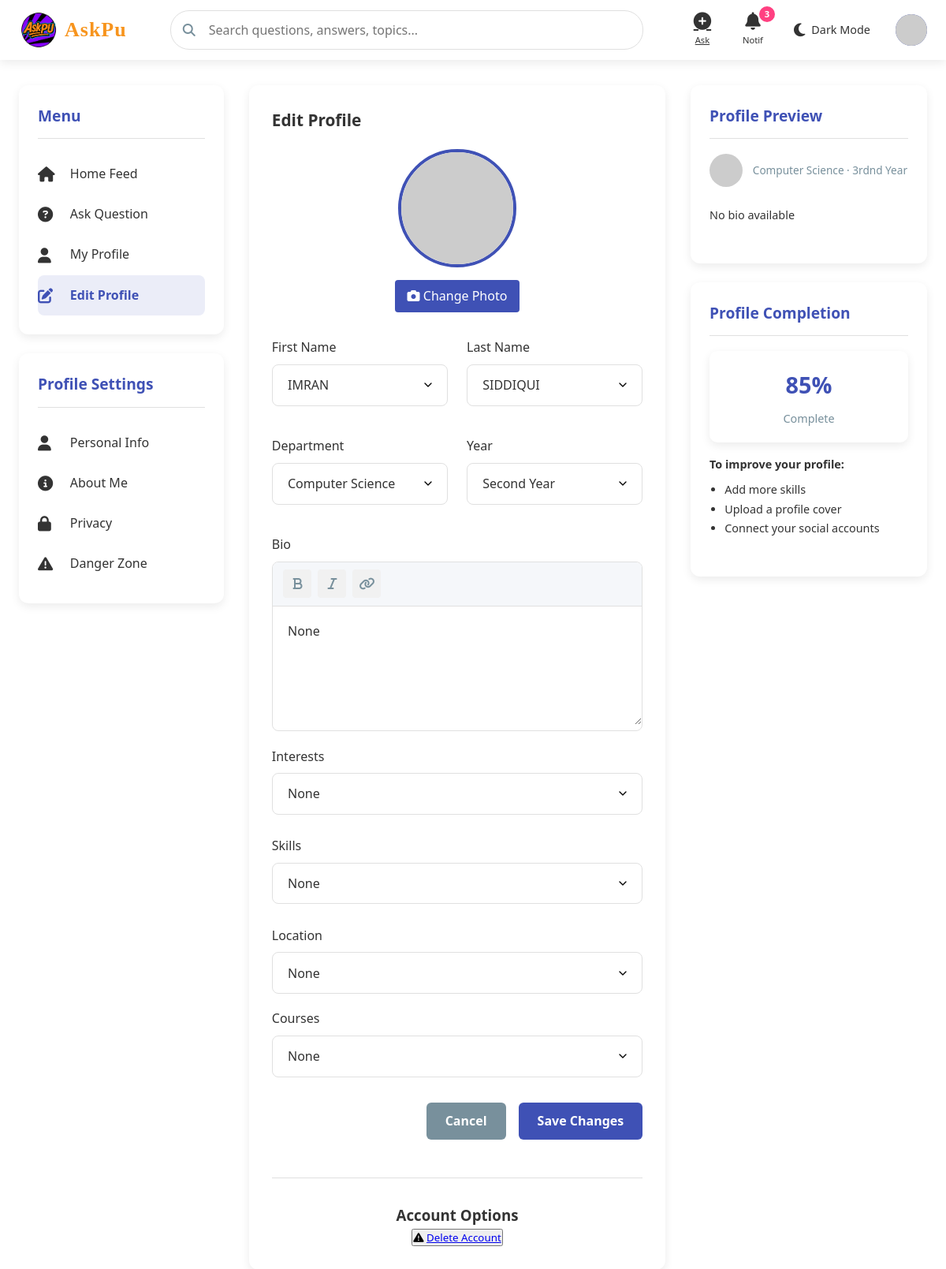
Before: /update_profile (signed in) with the older database file.
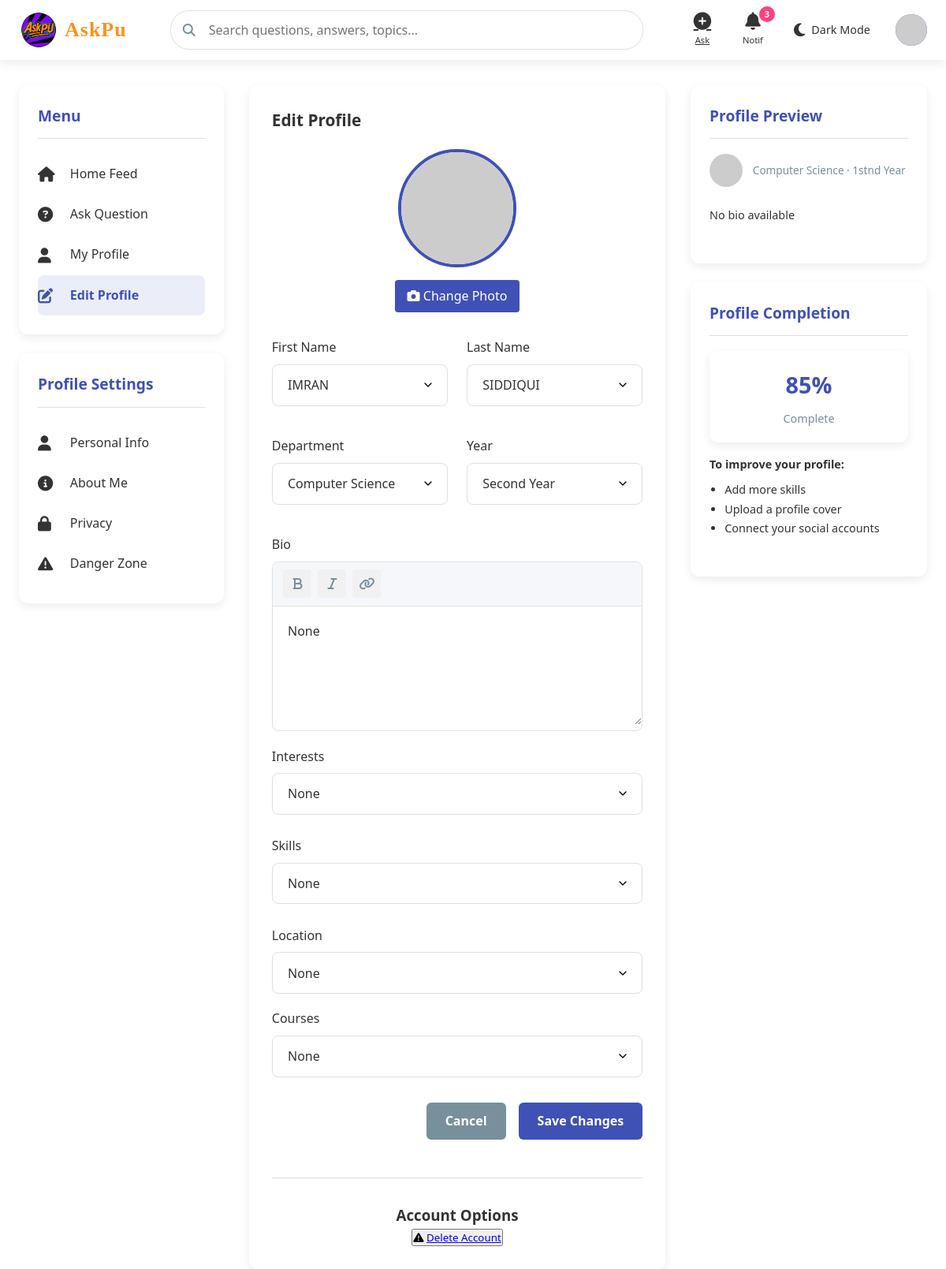
After: the same page with the newer database file.
### app.py (models this page shows)
class User(db.Model):
    id = db.Column(db.Integer, primary_key=True)#use
    first_name=db.Column(db.String(90),unique=False, nullable=False)
    last_name=db.Column(db.String(90),unique=False, nullable=False)
    full_name=db.Column(db.String(90),unique=True, nullable=True)#use
    username = db.Column(db.String(80), unique=True, nullable=False)#use
    email = db.Column(db.String(120), unique=True, nullable=False)#use
    c_id = db.Column(db.String(200), nullable=False)#use
    password = db.Column(db.String(200), nullable=False)#use
    role = db.Column(db.String(20), default='student',nullable=True)#use
    department = db.Column(db.String(50), nullable=True)#use
    year = db.Column(db.String(90), nullable=True)#use
    bio = db.Column(db.Text, nullable=True)#use
    interest= db.Column(db.String(200), nullable=True)
    skiils=db.Column(db.String(200), nullable=True)
    location=db.Column(db.String(200), nullable=True)
    questions = db.relationship('Question', backref='author', lazy=True, cascade="all, delete")
    created_at = db.Column(db.DateTime, default=datetime.utcnow)
    answers = db.relationship('Answer', backref='author', lazy=True, cascade="all, delete")
    image = db.Column(db.String(300), nullable=True)
    otp=db.Column(db.Integer)#use
    achievement=db.Column(db.String(200), nullable=True)
    course=db.Column(db.String(200), nullable=True)
    verify= db.Column(db.Boolean, default=False)
    voted_on = db.relationship(
        'Answer',
        secondary=votes_association,
        back_populates='voters',
        cascade="all, delete"
    )

### app.py (the view)
@app.route('/update_profile')
def update_profile():
    user = User.query.get(session['user_id'])
    return render_template('update_profile.html',user=user)

### templates/update_profile.html (shortened to what the changed rows need)
<!DOCTYPE html>
<html lang="en">
<head>
    <link rel="stylesheet" href="https://cdnjs.cloudflare.com/ajax/libs/font-awesome/6.4.0/css/all.min.css">
       <link rel="stylesheet" href="{{url_for ('static',filename='css/styles.css')}}">
</head>
<body>
    <div class="main-container">
        <div class="main-content">
            <div class="content-card">
                <h2 class="form-title">Edit Profile</h2>
                <form class="edit-profile-container"  method="POST" action="{{url_for('update')}}" enctype="multipart/form-data">
                    <div class="ask-form">
                        <div class="form-row">
                            <div class="form-col">
                                <div class="form-group">
                                    <label class="form-label">First Name</label>
                                    <input type="text" class="form-input" name="first_name" value="{{user.first_name}}" required>
                                </div>
                            </div>
                            <div class="form-col">
                                <div class="form-group">
                                    <label class="form-label">Last Name</label>
                                    <input type="text" class="form-input" name="last_name" value="{{user.last_name}}" required>
                                </div>
                            </div>
                        </div>
                        <div class="form-group">
                            <div class="rich-text-editor">
                                <div class="editor-toolbar">
                                    <button class="tool-button" title="Bold"><i class="fas fa-bold"></i></button>
                                    <button class="tool-button" title="Italic"><i class="fas fa-italic"></i></button>
                                    <button class="tool-button" title="Link"><i class="fas fa-link"></i></button>
                                </div>
                                <textarea class="editor-content" name="bio" required>{{user.bio}}</textarea>
                            </div>
                        </div>
                        <div class="form-group">
                            <label class="form-label">Interests</label>
                            <input type="text" class="form-input" name="interests_input" value="{{user.interest}}">
                        </div>
                        <div class="form-group">
                            <label class="form-label">Skills</label>
                            <input type="text" class="form-input" name="skills_input" value="{{user.skiils}}">
                        </div>
                        <div class="form-group">
                            <label class="form-label">Location</label>
                            <input type="text" class="form-input" name="location" value="{{user.location}}">
                        </div>
                        <div class="form-group">
                            <label class="form-label">Courses</label>
                            <input type="text" class="form-input" name="course" value="{{user.course}}">
                        </div>
                        </form>
                    </div>
            </div>
        </div>
        <div class="right-sidebar">
            <div class="sidebar-card">
                <div class="user-info" style="margin-bottom: 1.5rem;">
                    <div class="user-details">
                        <div class="user-meta">{{user.department}} · {{user.year}}nd Year</div>
                    </div>
                </div>
            </div>
        </div>
</body>
</html>

Changed rows visible on the page:
changed User "Computer Science": year "3rd" → "1st"
